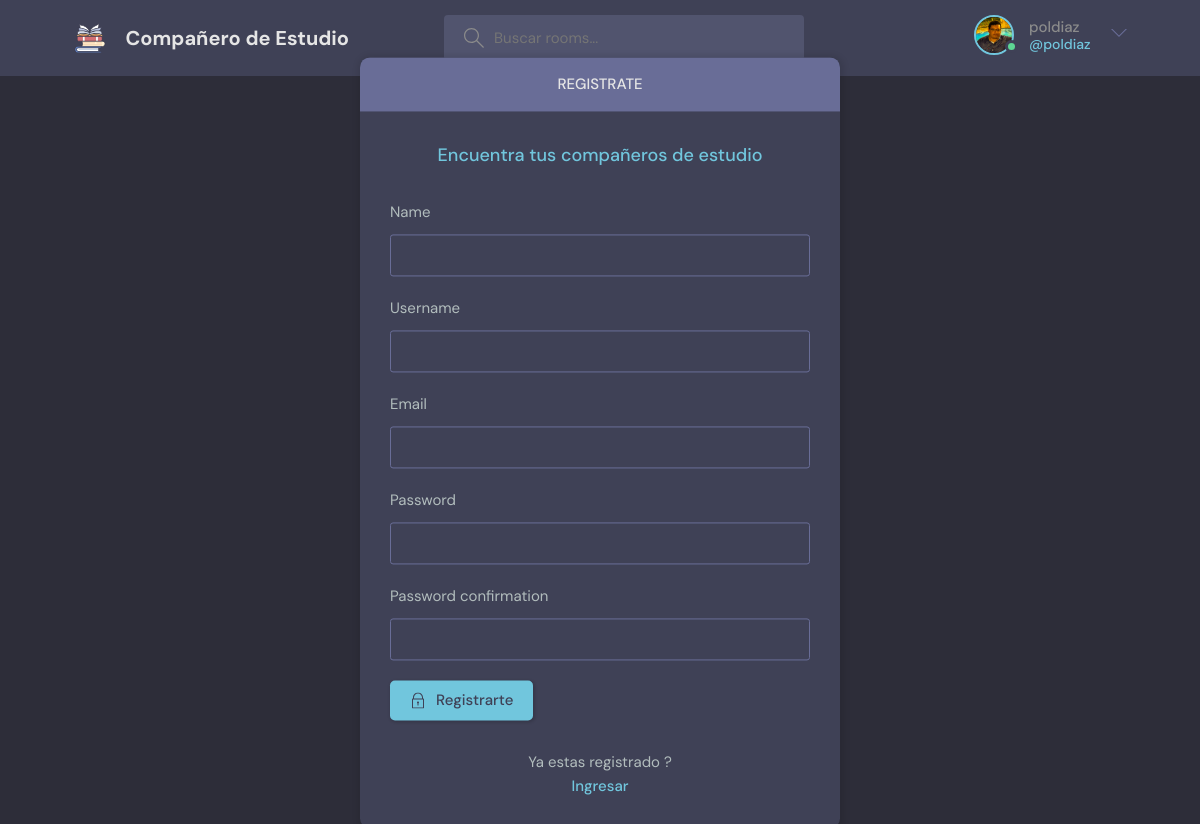
Page /register/ (signed in) on the committed database.
### base/models.py (models this page shows)
class User(AbstractUser):
    name = models.CharField(max_length=200, null=True)
    email = models.EmailField(unique=True, null=True)
    bio = models.TextField(null=True)
    avatar = models.ImageField(null=True, default="avatar.svg")
    USERNAME_FIELD = 'email'
    REQUIRED_FIELDS = []

### base/views.py (the view, shortened to what this page needs)
# urls.py: path('register/', views.registerPage, name='register'),
def registerPage(request):
    form = MyUserCreationForm()
    return render(request, "base/login_register.html", {"form": form})

### base/forms.py
class MyUserCreationForm(UserCreationForm):
    class Meta:
        model = User
        fields = ['name', 'username', 'email', 'password1', 'password2']

### base/templates/base/login_register.html (shortened to what this page needs)
{% extends "main.html" %}
{% block content %}
<main class="auth layout">
{% if page == 'login' %}
  <div class="container">
    <div class="layout__box">
      <div class="layout__boxHeader">
        <div class="layout__boxTitle">
          <h3>Ingresar</h3>
        </div>
      </div>
      <div class="layout__body">
        <h2 class="auth__tagline">Encuentra tus compañeros de estudio</h2>
        <form class="form" action="" method="POST">
          {% csrf_token %}
          <div class="form__group form__group">
            <label for="room_name">Nombre de Usuario</label>
            <input
              id="username"
              name="username"
              type="text"
              placeholder="Nombre de usuario"
            />
          </div>
          <div class="form__group">
            <label for="password">Password</label>
            <input
              id="password"
              name="password"
              type="password"
              placeholder="&bull;&bull;&bull;&bull;&bull;&bull;&bull;&bull;"
            />
          </div>
          <button class="btn btn--main" type="submit">
            <svg
              version="1.1"
              xmlns="http://www.w3.org/2000/svg"
              width="32"
              height="32"
              viewBox="0 0 32 32"
            >
              <title>lock</title>
              <path
                d="M27 12h-1v-2c0-5.514-4.486-10-10-10s-10 4.486-10 10v2h-1c-0.553 0-1 0.447-1 1v18c0 0.553 0.447 1 1 1h22c0.553 0 1-0.447 1-1v-18c0-0.553-0.447-1-1-1zM8 10c0-4.411 3.589-8 8-8s8 3.589 8 8v2h-16v-2zM26 30h-20v-16h20v16z"
              ></path>
              <path
                d="M15 21.694v4.306h2v-4.306c0.587-0.348 1-0.961 1-1.694 0-1.105-0.895-2-2-2s-2 0.895-2 2c0 0.732 0.413 1.345 1 1.694z"
              ></path>
            </svg>
            Ingresa
          </button>
        </form>
        <div class="auth__action">
          <p>Ya estas registrado ?</p>
          <a href="{% url "register" %}" class="btn btn--link">Registrate</a>
        </div>
      </div>
    </div>
  </div>
{% else %}
<div class="container">
  <div class="layout__box">
    <div class="layout__boxHeader">
      <div class="layout__boxTitle">
        <h3>Registrate</h3>
      </div>
    </div>
    <div class="layout__body">
      <h2 class="auth__tagline">Encuentra tus compañeros de estudio</h2>
      <form class="form" action="" method="POST">
        {% for field in form %}
        <div class="form__group form__group">
          <label for="room_name">{{field.label}}</label>
          {{field}}
        </div>
        {% endfor %}
        <button class="btn btn--main" type="submit">
          Registrarte
        </button>
      </form>
      <div class="auth__action">
        <p>Ya estas registrado ?</p>
        <a href="{% url "login" %}" class="btn btn--link">Ingresar</a>
      </div>
    </div>
  </div>
</div>
{% endif %}
</main>
{% endblock content %}

### templates/navbar.html (shortened to what this page needs)
{% load static %}
<header class="header header--loggedIn">
  <div class="container">
    <a href="{% url 'home' %}" class="header__logo">
      <img src="{% static 'images/logo01.svg' %}" />
      <h1>Compañero de Estudio</h1>
    </a>
    <form class="header__search" method="GET" action="{% url "home" %}">
      <label>
        <input placeholder="Buscar rooms..." name="q" aria-label="Search" />
      </label>
    </form>
    <nav class="header__menu">
      {% if request.user.is_authenticated %}
      <div class="header__user">
        <a href="{% url 'update-user' %}">
          <div class="avatar avatar--medium active">
            <img src="{{request.user.avatar.url}}" />
          </div>
          <p>{{request.user.username}}<span>@{{request.user.username}}</span></p>
        </a>
        <button class="dropdown-button">
          <svg version="1.1" xmlns="http://www.w3.org/2000/svg" width="32" height="32" viewBox="0 0 32 32">
            <title>chevron-down</title>
            <path d="M16 21l-13-13h-3l16 16 16-16h-3l-13 13z"></path>
          </svg>
        </button>
      </div>
      {% else %}
      <a href="{% url 'login' %}">
        <img src="{% static 'images/avatar.svg' %}" />
        <p>Ingresar</p>
      </a>
      {% endif %}
    </nav>
  </div>
</header>

### rows in the picture
User: user.avatar (picture), user.username "poldiaz"

### other values in the picture
{{ field.label }} "Name" "Username" "Email" "Password" "Password confirmation"
